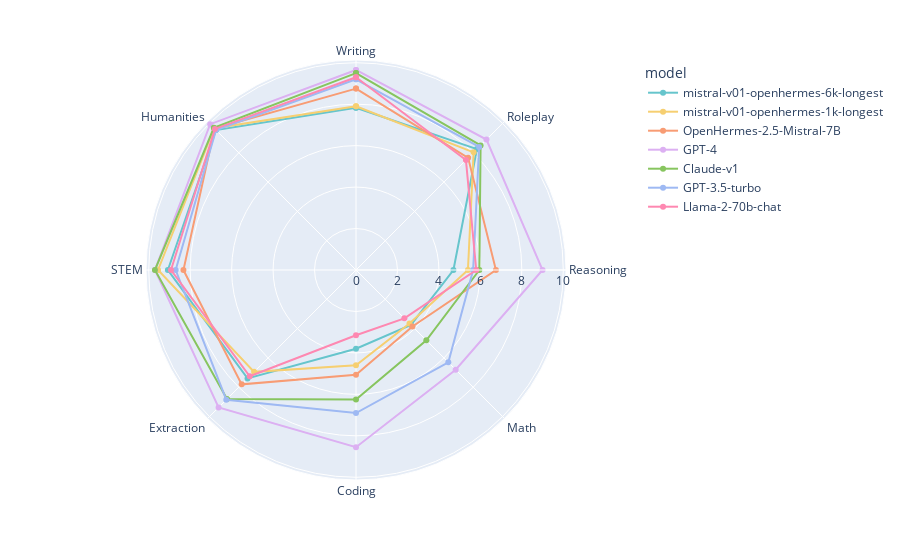

Notebook code cell kept with this figure:
### Code cell
# target_models = ["Llama-2-7b-chat", "Llama-2-13b-chat", "Llama-2-70b-chat", "gpt-3.5-turbo", "claude-v1", "gpt-4", "OpenHermes-2.5-Mistral-7B", "mistral-v01-openhermes-1k-longest-raw-15-epoch-neftune10-lr2e-6"]
target_models = ["Llama-2-70b-chat", "gpt-3.5-turbo", "claude-v1", "gpt-4", "OpenHermes-2.5-Mistral-7B", "mistral-v01-openhermes-1k-longest-raw-15-epoch-neftune10-lr2e-6", "mistral-v01-openhermes-6k-longest-stratified-10-epoch-neftune10-lr15e-6"]


scores_target = [scores_all[i] for i in range(len(scores_all)) if scores_all[i]["model"] in target_models]

# sort by target_models
scores_target = sorted(scores_target, key=lambda x: target_models.index(x["model"]), reverse=True)

df_score = pd.DataFrame(scores_target)
df_score = df_score[df_score["model"].isin(target_models)]

rename_map = {"llama-13b": "LLaMA-13B",
              "alpaca-13b": "Alpaca-13B",
              "vicuna-33b-v1.3": "Vicuna-33B",
              "vicuna-13b-v1.3": "Vicuna-13B",
              "gpt-3.5-turbo": "GPT-3.5-turbo",
              "claude-v1": "Claude-v1",
              "gpt-4": "GPT-4",
              "mistral-v01-openhermes-1k-longest-raw-15-epoch-neftune10-lr2e-6": "mistral-v01-openhermes-1k-longest",
              "mistral-v01-openhermes-6k-longest-stratified-10-epoch-neftune10-lr15e-6": "mistral-v01-openhermes-6k-longest"
              }

for k, v in rename_map.items():
    df_score.replace(k, v, inplace=True)

fig = px.line_polar(df_score, r = 'score', theta = 'category', line_close = True, category_orders = {"category": CATEGORIES},
                    color = 'model', markers=True, color_discrete_sequence=px.colors.qualitative.Pastel)

fig.show()

### Figure 1 — Plotly figure (JSON) as saved in the notebook; plotly's stock layout.template omitted (floating-point values rounded to 4 significant figures)
{"data": [{"hovertemplate": "model=mistral-v01-openhermes-6k-longest<br>score=%{r}<br>category=%{theta}<extra></extra>", "legendgroup": "mistral-v01-openhermes-6k-longest", "line": {"color": "rgb(102, 197, 204)", "dash": "solid"}, "marker": {"symbol": "circle"}, "mode": "lines+markers", "name": "mistral-v01-openhermes-6k-longest", "r": [7.825, 8.25, 4.7, 3.75, 3.8, 7.4, 9.075, 9.55, 7.825], "showlegend": true, "subplot": "polar", "theta": ["Writing", "Roleplay", "Reasoning", "Math", "Coding", "Extraction", "STEM", "Humanities", "Writing"], "type": "scatterpolar"}, {"hovertemplate": "model=mistral-v01-openhermes-1k-longest<br>score=%{r}<br>category=%{theta}<extra></extra>", "legendgroup": "mistral-v01-openhermes-1k-longest", "line": {"color": "rgb(246, 207, 113)", "dash": "solid"}, "marker": {"symbol": "circle"}, "mode": "lines+markers", "name": "mistral-v01-openhermes-1k-longest", "r": [7.9, 8.025, 5.4, 3.65, 4.6, 6.95, 9.55, 9.675, 7.9], "showlegend": true, "subplot": "polar", "theta": ["Writing", "Roleplay", "Reasoning", "Math", "Coding", "Extraction", "STEM", "Humanities", "Writing"], "type": "scatterpolar"}, {"hovertemplate": "model=OpenHermes-2.5-Mistral-7B<br>score=%{r}<br>category=%{theta}<extra></extra>", "legendgroup": "OpenHermes-2.5-Mistral-7B", "line": {"color": "rgb(248, 156, 116)", "dash": "solid"}, "marker": {"symbol": "circle"}, "mode": "lines+markers", "name": "OpenHermes-2.5-Mistral-7B", "r": [8.75, 7.65, 6.75, 3.85, 5.05, 7.8, 8.325, 9.65, 8.75], "showlegend": true, "subplot": "polar", "theta": ["Writing", "Roleplay", "Reasoning", "Math", "Coding", "Extraction", "STEM", "Humanities", "Writing"], "type": "scatterpolar"}, {"hovertemplate": "model=GPT-4<br>score=%{r}<br>category=%{theta}<extra></extra>", "legendgroup": "GPT-4", "line": {"color": "rgb(220, 176, 242)", "dash": "solid"}, "marker": {"symbol": "circle"}, "mode": "lines+markers", "name": "GPT-4", "r": [9.65, 8.9, 9, 6.8, 8.55, 9.375, 9.7, 9.95, 9.65], "showlegend": true, "subplot": "polar", "theta": ["Writing", "Roleplay", "Reasoning", "Math", "Coding", "Extraction", "STEM", "Humanities", "Writing"], "type": "scatterpolar"}, {"hovertemplate": "model=Claude-v1<br>score=%{r}<br>category=%{theta}<extra></extra>", "legendgroup": "Claude-v1", "line": {"color": "rgb(135, 197, 95)", "dash": "solid"}, "marker": {"symbol": "circle"}, "mode": "lines+markers", "name": "Claude-v1", "r": [9.5, 8.5, 5.95, 4.8, 6.25, 8.8, 9.7, 9.7, 9.5], "showlegend": true, "subplot": "polar", "theta": ["Writing", "Roleplay", "Reasoning", "Math", "Coding", "Extraction", "STEM", "Humanities", "Writing"], "type": "scatterpolar"}, {"hovertemplate": "model=GPT-3.5-turbo<br>score=%{r}<br>category=%{theta}<extra></extra>", "legendgroup": "GPT-3.5-turbo", "line": {"color": "rgb(158, 185, 243)", "dash": "solid"}, "marker": {"symbol": "circle"}, "mode": "lines+markers", "name": "GPT-3.5-turbo", "r": [9.2, 8.4, 5.65, 6.3, 6.9, 8.85, 8.7, 9.55, 9.2], "showlegend": true, "subplot": "polar", "theta": ["Writing", "Roleplay", "Reasoning", "Math", "Coding", "Extraction", "STEM", "Humanities", "Writing"], "type": "scatterpolar"}, {"hovertemplate": "model=Llama-2-70b-chat<br>score=%{r}<br>category=%{theta}<extra></extra>", "legendgroup": "Llama-2-70b-chat", "line": {"color": "rgb(254, 136, 177)", "dash": "solid"}, "marker": {"symbol": "circle"}, "mode": "lines+markers", "name": "Llama-2-70b-chat", "r": [9.3, 7.5, 5.8, 3.3, 3.15, 7.25, 8.925, 9.625, 9.3], "showlegend": true, "subplot": "polar", "theta": ["Writing", "Roleplay", "Reasoning", "Math", "Coding", "Extraction", "STEM", "Humanities", "Writing"], "type": "scatterpolar"}], "layout": {"legend": {"title": {"text": "model"}, "tracegroupgap": 0}, "margin": {"t": 60}, "polar": {"angularaxis": {"categoryarray": ["Writing", "Roleplay", "Reasoning", "Math", "Coding", "Extraction", "STEM", "Humanities"], "categoryorder": "array", "direction": "clockwise", "rotation": 90}, "domain": {"x": [0, 1], "y": [0, 1]}}}}
